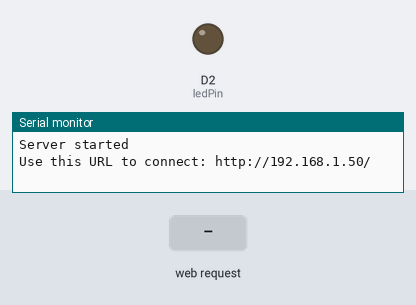
The sketch below on a simulated ESP8266 (NodeMCU). On the bench: output pins drawn as LEDs (lit = HIGH), the last lines printed to the serial monitor. Inputs (shaded band) come from the test bench. WiFi joins after 1.5 s; servers stay silent unless stated.

Above: at 2.7 s.
2.8 s: HTTP request GET /LED=BLINK received
At 3.5 s:
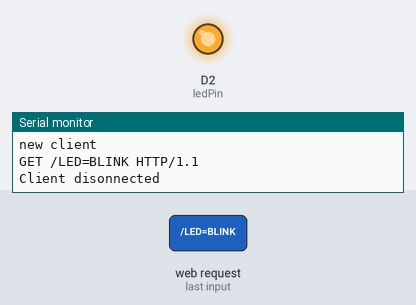
5.8 s: HTTP request GET /LED=ON received
At 6.6 s:
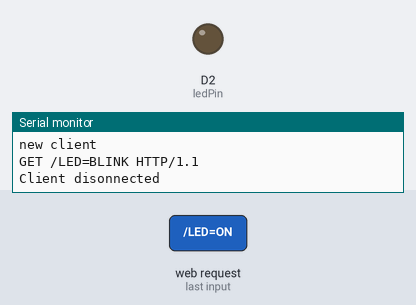
8.3 s: HTTP request GET /LED=OFF received
At 8.8 s:
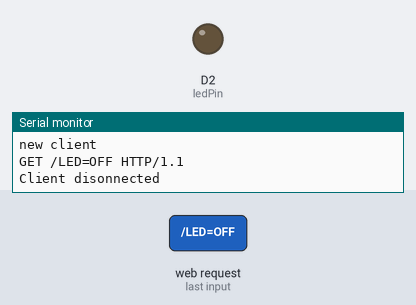
Timing chart, 0 to 11.3 s (numbered marks = the images above; inputs shaded):
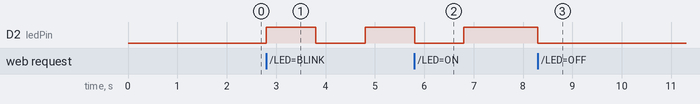

Measured:
- after the input at 2.8 s, D2 (ledPin): LOW → HIGH at once, → LOW 1.0 s later, → HIGH 1.0 s later
- after the input at 5.8 s, D2 (ledPin): goes on until 6.8 s, then stays HIGH
- after the input at 8.3 s, D2 (ledPin): HIGH → LOW at once

The sketch:

nodemcu_testnetwork.ino
```cpp
#include <ESP8266WiFi.h>

//using wifi manager
#include <DNSServer.h>
#include <ESP8266WebServer.h>
#include <WiFiManager.h>

int ledPin = D2;
WiFiServer server(80);

int value = LOW;
bool bBlinked = false;

void setup() {
  Serial.begin(115200);
  delay(10);

  pinMode(ledPin, OUTPUT);
  digitalWrite(ledPin, LOW);

  WiFiManager wifiMng;

  IPAddress ip (192, 168, 1, 249);
  IPAddress gw (192, 168, 1, 1);
  IPAddress sn (255, 255, 255, 0);
  wifiMng.setSTAStaticIPConfig(ip, gw, sn);

  if (!wifiMng.autoConnect("AutoConnectAP")) {
    Serial.println("failed to connect, we should reset as see if it connects");
    delay(3000);
    ESP.reset();
    delay(5000);
  }


  // Start the server
  server.begin();
  Serial.println("Server started");

  // Print the IP address
  Serial.print("Use this URL to connect: ");
  Serial.print("http://");
  Serial.print(WiFi.localIP());
  Serial.println("/");

}

void checkBlink() {
  if (bBlinked) {
    digitalWrite(ledPin, HIGH);
    delay(1000);
    digitalWrite(ledPin, LOW);
    delay(1000);
  }
}

void loop() {

  checkBlink();
  // Check if a client has connected
  WiFiClient client = server.available();
  if (client) {


    // Wait until the client sends some data
    Serial.println("new client");
    while (!client.available()) {
      delay(1);
    }

    // Read the first line of the request
    String request = client.readStringUntil('\r');
    Serial.println(request);
    client.flush();
    //digitalWrite(ledPin, LOW);
    // Match the request

    if (request.indexOf("/LED=ON") != -1)  {
      digitalWrite(ledPin, HIGH);
      value = HIGH;
      bBlinked = false;
    }
    if (request.indexOf("/LED=OFF") != -1)  {
      digitalWrite(ledPin, LOW);
      value = LOW;
      bBlinked = false;
    }
    if (request.indexOf("/LED=BLINK") != -1) {
      value = HIGH;
      bBlinked = true;
    }

    // Set ledPin according to the request
    //digitalWrite(ledPin, value);

    // Return the response
    client.println("HTTP/1.1 200 OK");
    client.println("Content-Type: text/html");
    client.println(""); //  do not forget this one
    client.println("<!DOCTYPE HTML>");
    client.println("<html style=\"font-size:50px !important;\">");

    client.print("Led pin is now: ");

    if (value == HIGH) {
      client.print("On");
    } else {
      client.print("Off");
    }
    client.println("<br><br>");
    client.println("<a href=\"/LED=ON\"\"><button style=\"font-size:50px;\">Turn On </button></a>");
    client.println("<a href=\"/LED=BLINK\"\"><button style=\"font-size:50px;\">BLINK </button></a>");
    client.println("<a href=\"/LED=OFF\"\"><button style=\"font-size:50px;\">Turn Off </button></a><br />");
    client.println("</html>");

    delay(1);
    //client.stop();
    Serial.println("Client disonnected");
    Serial.println("");
  }


}
```
